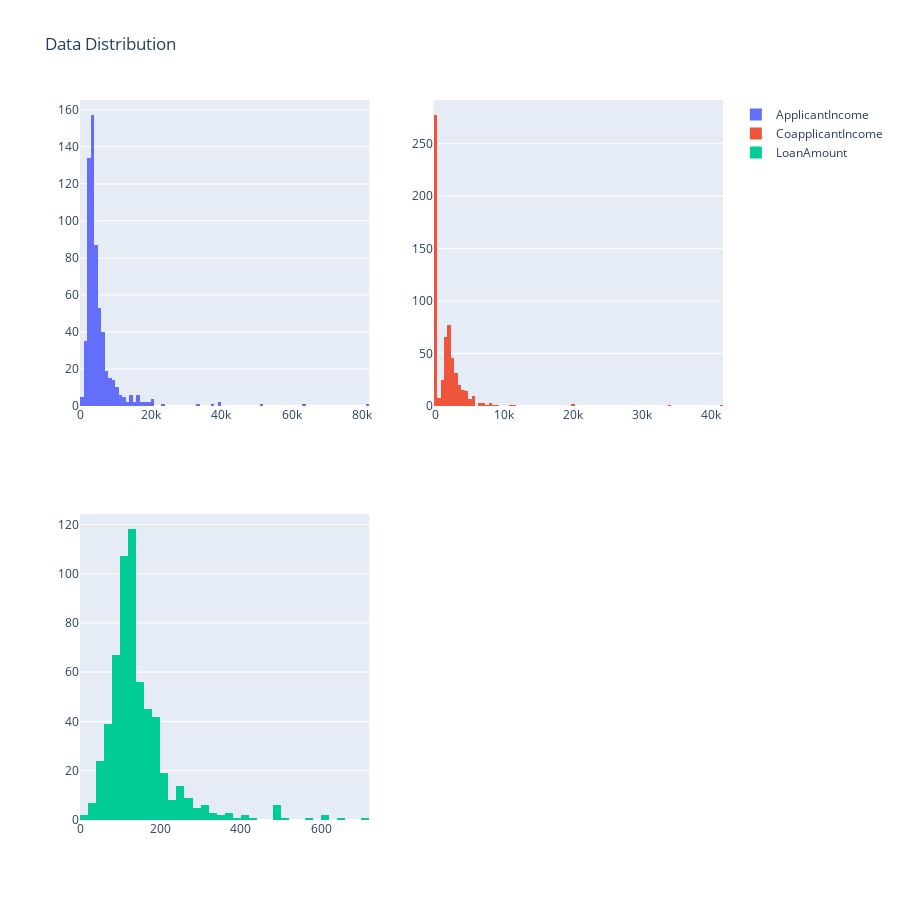

This figure's notebook cell:
### Markdown cell above
### Univariate Analysis

### Code cell
#distribution of Applicant Income, Co-applicant Income and Loan Amount
from plotly.subplots import make_subplots
fig = make_subplots(rows=2, cols=2)
for idx, col in enumerate(["ApplicantIncome", "CoapplicantIncome", "LoanAmount"]):
    mat_idx = bin(idx)[2:].zfill(2)
    r,c = int(mat_idx[0]), int(mat_idx[1])
    fig.add_trace(go.Histogram(x=train_df[col], name=col), row=2**r, col=2**c)
    fig.update_layout(height=900, width=900, title="Data Distribution")
fig.show()

### Figure 1 — Plotly figure (JSON) as saved in the notebook; plotly's stock layout.template omitted (floating-point values rounded to 4 significant figures; data arrays with more than 128 entries replaced by an {"elided": "..."} marker saying what was removed)
{"data": [{"name": "ApplicantIncome", "type": "histogram", "x": {"elided": "614 int values"}, "xaxis": "x", "yaxis": "y"}, {"name": "CoapplicantIncome", "type": "histogram", "x": {"elided": "614 float values"}, "xaxis": "x2", "yaxis": "y2"}, {"name": "LoanAmount", "type": "histogram", "x": {"elided": "614 int values"}, "xaxis": "x3", "yaxis": "y3"}], "layout": {"height": 900, "title": {"text": "Data Distribution"}, "width": 900, "xaxis": {"anchor": "y", "domain": [0, 0.45]}, "xaxis2": {"anchor": "y2", "domain": [0.55, 1]}, "xaxis3": {"anchor": "y3", "domain": [0, 0.45]}, "xaxis4": {"anchor": "y4", "domain": [0.55, 1]}, "yaxis": {"anchor": "x", "domain": [0.575, 1]}, "yaxis2": {"anchor": "x2", "domain": [0.575, 1]}, "yaxis3": {"anchor": "x3", "domain": [0, 0.425]}, "yaxis4": {"anchor": "x4", "domain": [0, 0.425]}}}
